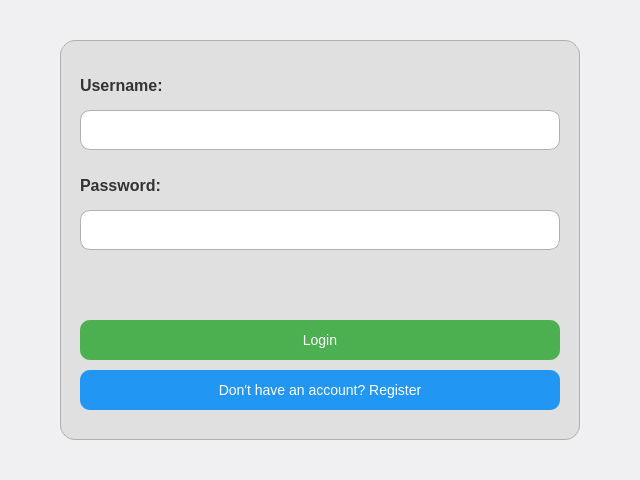
<?xml version="1.0" encoding="UTF-8"?>
<ui version="4.0">
 <class>login_register_window</class>
 <widget class="QDialog" name="login_register_window">
  <property name="geometry">
   <rect>
    <x>0</x>
    <y>0</y>
    <width>640</width>
    <height>480</height>
   </rect>
  </property>
  <property name="windowTitle">
   <string>Login / Register</string>
  </property>
  <property name="styleSheet">
   <string notr="true">
    QDialog {
        background-color: #f0f0f3;
        border-radius: 20px;
    }
    QFrame#frame {
        background-color: #e0e0e0;
        border-radius: 15px;
        border: 1px solid #b0b0b0;
    }
    QLabel {
        background-color: transparent;
        font-size: 16px;
        font-weight: bold;
        color: #333333;
    }
    QLineEdit {
        background-color: #ffffff;
        border: 1px solid #b0b0b0;
        border-radius: 10px;
        padding: 8px;
        font-size: 14px;
    }
    QPushButton#login_button {
        background-color: #4caf50;
        color: white;
        border: none;
        border-radius: 10px;
        padding: 10px;
        font-size: 14px;
    }
    QPushButton#login_button:hover {
        background-color: #45a049;
    }
    QPushButton#register_button {
        background-color: #2196f3;
        color: white;
        border: none;
        border-radius: 10px;
        padding: 10px;
        font-size: 14px;
    }
    QPushButton#register_button:hover {
        background-color: #1e88e5;
    }
   </string>
  </property>
  <widget class="QFrame" name="frame">
   <property name="geometry">
    <rect>
     <x>60</x>
     <y>40</y>
     <width>520</width>
     <height>400</height>
    </rect>
   </property>
   <widget class="QLabel" name="username_label">
    <property name="geometry">
     <rect>
      <x>20</x>
      <y>30</y>
      <width>100</width>
      <height>30</height>
     </rect>
    </property>
    <property name="text">
     <string>Username:</string>
    </property>
   </widget>
   <widget class="QLineEdit" name="username_lineEdit">
    <property name="geometry">
     <rect>
      <x>20</x>
      <y>70</y>
      <width>480</width>
      <height>40</height>
     </rect>
    </property>
   </widget>
   <widget class="QLabel" name="password_label">
    <property name="geometry">
     <rect>
      <x>20</x>
      <y>130</y>
      <width>100</width>
      <height>30</height>
     </rect>
    </property>
    <property name="text">
     <string>Password:</string>
    </property>
   </widget>
   <widget class="QLineEdit" name="password_lineEdit">
    <property name="geometry">
     <rect>
      <x>20</x>
      <y>170</y>
      <width>480</width>
      <height>40</height>
     </rect>
    </property>
    <property name="echoMode">
     <enum>QLineEdit::Password</enum>
    </property>
   </widget>
   <widget class="QPushButton" name="login_button">
    <property name="geometry">
     <rect>
      <x>20</x>
      <y>280</y>
      <width>480</width>
      <height>40</height>
     </rect>
    </property>
    <property name="text">
     <string>Login</string>
    </property>
   </widget>
   <widget class="QPushButton" name="register_button">
    <property name="geometry">
     <rect>
      <x>20</x>
      <y>330</y>
      <width>480</width>
      <height>40</height>
     </rect>
    </property>
    <property name="text">
     <string>Don't have an account? Register</string>
    </property>
   </widget>
  </widget>
 </widget>
 <resources/>
 <connections/>
</ui>
